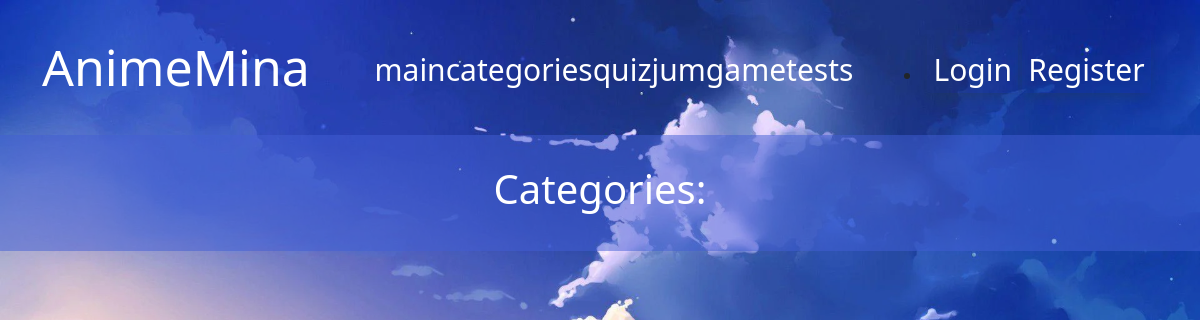
/category_menu/, run on an earlier commit of the app's database.
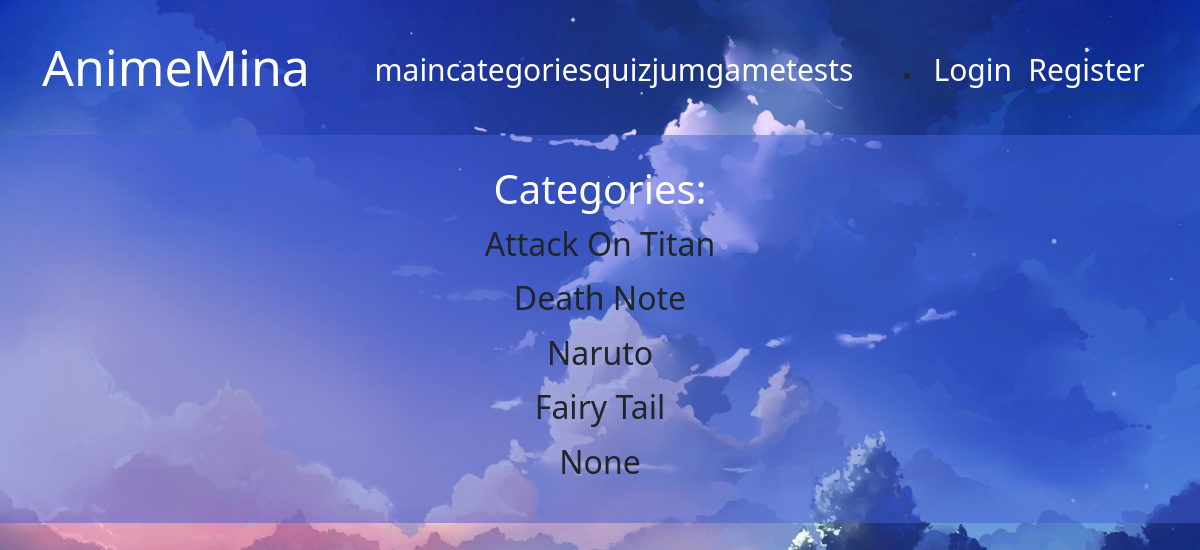
And on a later commit of the database.
### cosplayers/models.py (models this page shows, shortened)
class Category(models.Model):
    name = models.CharField(max_length=100)
    def __str__(self):
        return self.name

### cosplayers/views.py (the view)
# urls.py: path('category_menu/',CategoryMenuView, name = 'category_menu'),
def CategoryMenuView(request):
    cat_menu_list = Category.objects.all()
    return render(request, 'category_menu.html', {'cat_menu_list': cat_menu_list})

### cosplayers/templates/category_menu.html (shortened to what this page needs)
{% extends 'base.html' %}
{% block content %}
<div class = "newsWrapper">
<h1>Categories:</h1>
  {% for item in cat_menu_list %}
    <h2> <a class="dropdown-item" href="{% url 'category' item %}"> {{ item }} </a>
    </h2>
  {% endfor%}
</div>
{% endblock %}

What changed in the data, as far as the page shows it:
added Category: name "Attack On Titan"
added Category: name "Death Note"
added Category: name "Naruto"
added Category: name "Fairy Tail"
added Category: name "None"
